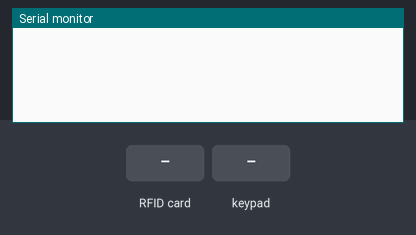
The sketch below on a simulated Arduino Uno, built with avr-gcc and run on an emulated ATmega328P. On the bench: the last lines printed to the serial monitor. Inputs (shaded band) come from the test bench.

Above: at 1.2 s.
1.3 s: RFID card 5E 7A 19 C4 held to the reader
At 2.5 s:
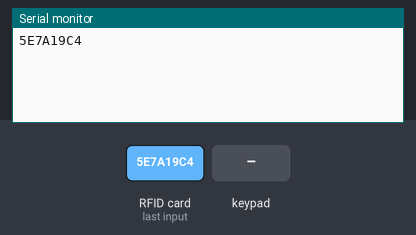
2.8 s: key '1' pressed
At 5.2 s:
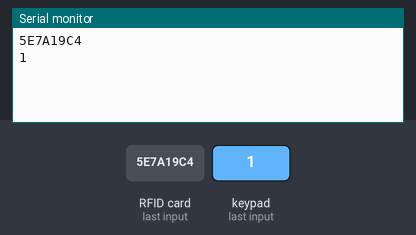
5.8 s: keypad keys 9 8 7 6 # pressed 0.4 s apart
At 7.8 s:
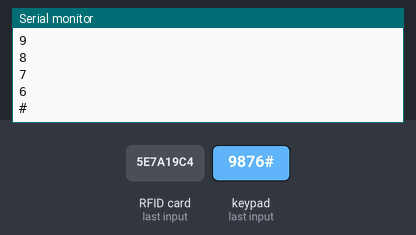
9.3 s: key 'A' pressed
At 10.5 s:
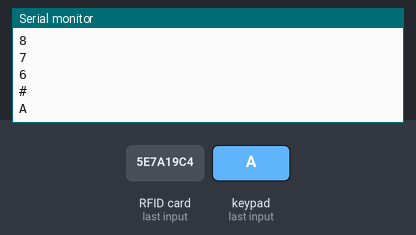
10.8 s: keypad keys 9 8 7 6 * pressed 0.4 s apart
At 13.2 s:
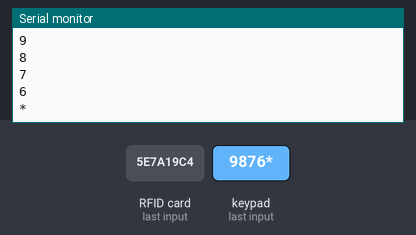
14.3 s: key 'B' pressed
At 14.9 s:
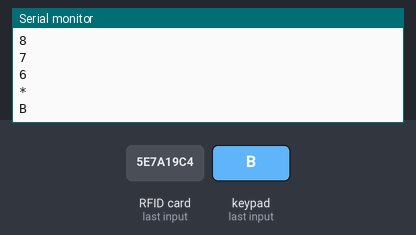
Timing chart, 0 to 16.8 s (numbered marks = the images above; inputs shaded):
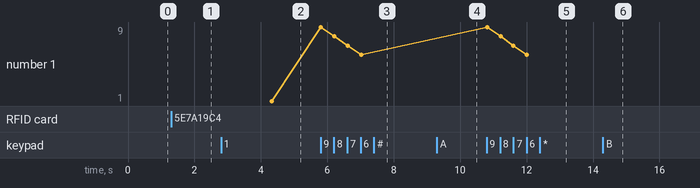

The sketch:

rfid_nuid.ino
```cpp
#include <SPI.h>
#include <MFRC522.h>

#include <Keypad.h>

const byte ROWS = 4; // Four rows
const byte COLS = 4; // Three columns
// Define the Keymap
char keys[ROWS][COLS] = {
  {'1', '2', '3', 'A'},
  {'4', '5', '6', 'B'},
  {'7', '8', '9', 'C'},
  {'*', '0', '#', 'D'}
};
// Connect keypad ROW0, ROW1, ROW2 and ROW3 to these Arduino pins.
byte rowPins[ROWS] = { 9, 8, 7, 6 };
// Connect keypad COL0, COL1 and COL2 to these Arduino pins.
byte colPins[COLS] = { 5, 4, 3, 2 };

// Create the Keypad
Keypad kpd = Keypad( makeKeymap(keys), rowPins, colPins, ROWS, COLS );

#define SS_PIN 10
#define RST_PIN A0
MFRC522 mfrc522(SS_PIN, RST_PIN);   // Create MFRC522 instance.

void setup()
{
  Serial.begin(9600);   // Initiate a serial communication
  SPI.begin();      // Initiate  SPI bus
  mfrc522.PCD_Init();   // Initiate MFRC522
}
void loop()
{
   char key = kpd.getKey();
  if(key)  // Check for a valid key.
  {
    Serial.println(key);
  }
  // Look for new cards
  if ( ! mfrc522.PICC_IsNewCardPresent())
  {
    return;
  }
  // Select one of the cards
  if ( ! mfrc522.PICC_ReadCardSerial())
  {
    return;
  }
  //Show UID on serial monitor
  String content= "";
  byte letter;
  for (byte i = 0; i < mfrc522.uid.size; i++)
  {
     Serial.print(mfrc522.uid.uidByte[i] < 0x10 ? "0" :"");
     Serial.print(mfrc522.uid.uidByte[i], HEX);
     content.concat(String(mfrc522.uid.uidByte[i] < 0x10 ? " 0" : ""));
     content.concat(String(mfrc522.uid.uidByte[i], HEX));
  }
  Serial.println();
  delay(3000);
}
```

Measured:
- after the input at 1.3 s, the serial monitor: prints a new line at once (image 1)
- after the input at 2.8 s, the serial monitor: prints a new line after 1.5 s (image 2)
- after the input at 5.8 s, the serial monitor: prints a new line at once (image 3)
- after the input at 9.3 s, the serial monitor: prints a new line at once (image 4)
- after the input at 10.8 s, the serial monitor: prints a new line at once (image 5)
- after the input at 14.3 s, the serial monitor: prints a new line at once (image 6)
- plotted number 1: 1 → 6 after the input at 5.8 s
